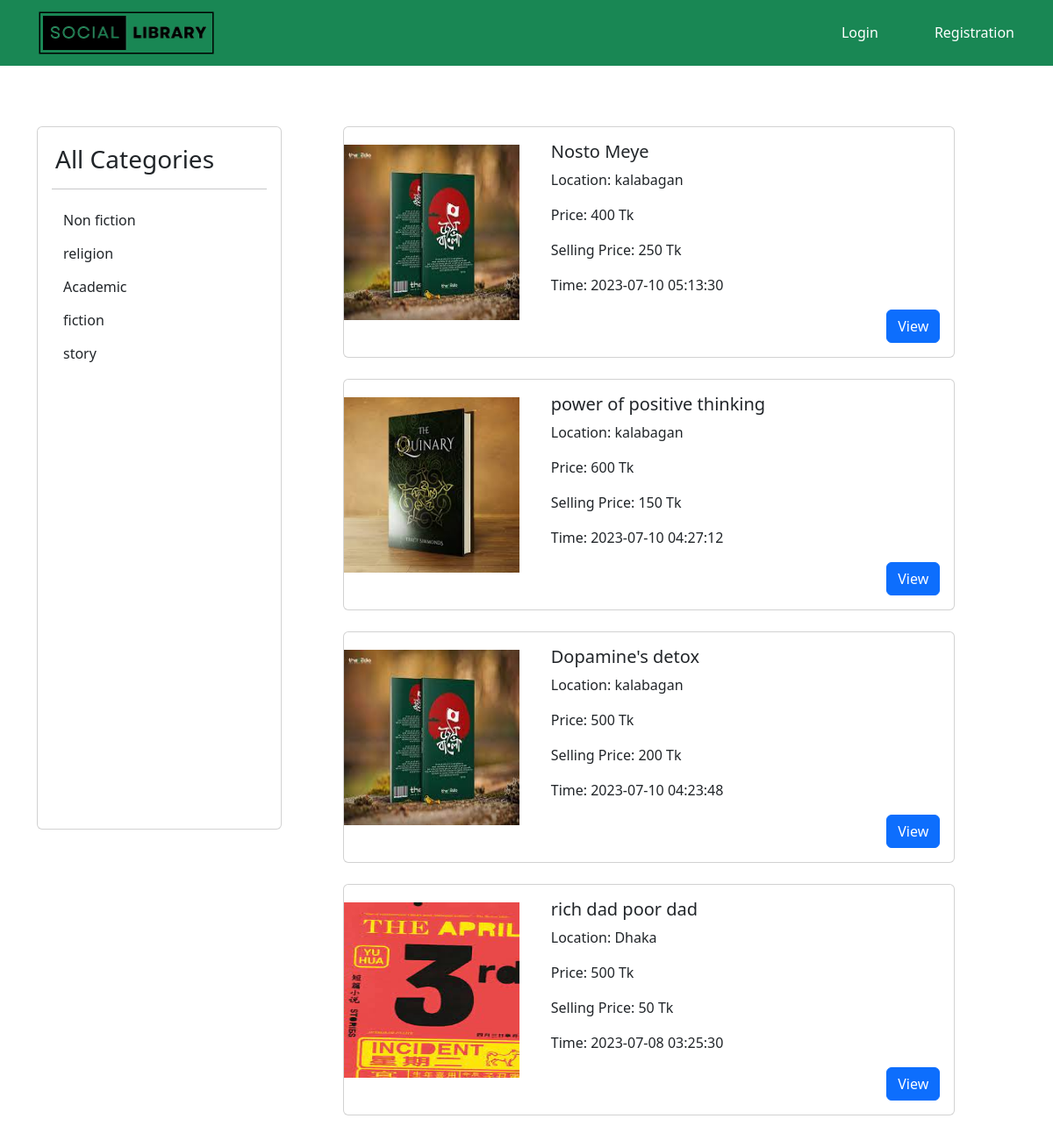
/view_category.php?id=4, run on the app's committed database.
### tables this page shows
CREATE TABLE `categories` (
  `id` int(2) NOT NULL,
  `name` varchar(60) NOT NULL,
  `description` text NOT NULL,
  `image` varchar(128) NOT NULL,
  `created_at` timestamp NOT NULL DEFAULT current_timestamp()
);

CREATE TABLE `images` (
  `id` int(11) NOT NULL,
  `book_id` int(11) NOT NULL,
  `image` varchar(128) NOT NULL,
  `info` varchar(128) NOT NULL
);

CREATE TABLE `books` (
  `id` int(11) NOT NULL,
  `name` varchar(512) NOT NULL,
  `description` text NOT NULL,
  `price` float(8,2) NOT NULL,
  `sellprice` float(8,2) NOT NULL,
  `user_id` int(11) NOT NULL,
  `category_id` int(2) NOT NULL,
  `subcategory_id` int(3) NOT NULL,
  `writer_id` int(5) NOT NULL DEFAULT 0,
  `publisher_id` int(5) NOT NULL,
  `edition` varchar(30) DEFAULT NULL,
  `location` varchar(30) DEFAULT NULL,
  `created_at` timestamp NOT NULL DEFAULT current_timestamp()
);

### view_category.php (the view, shortened to what this page needs)
<?php
require 'connDB.php';
$query = "SELECT * FROM categories";
$result = $conn->query($query);
$cards = '';
if ($result->num_rows > 0) {
    while ($row = $result->fetch_assoc()) {
        $cards .= '<a href="view_category.php?id=' . $row['id'] . '" class="btn">' . $row['name'] . '</a><br>';
    }
}
?>
<!DOCTYPE html>
<html lang="en">
<head>
    <link rel="stylesheet" href="assets/css/bootstrap.min.css">
</head>
<body>
    <nav class="navbar navbar-expand-lg navbar-light bg-success fixed-top ">
        <div class="container-fluid">
            <a style="margin-left: 2rem;" class="navbar-brand" href="home.php">
                <img id="navbrand" src="assets/images/logo.png" alt="Logo">
            </a>
            <ul class="navbar-nav ms-auto mb-2 mb-lg-0">
                <?php if (isset($_SESSION['loggedin']) && $_SESSION['loggedin'] === true) : ?>
                    <li class="nav-item px-4">
                        <a class="nav-link active" href="profile.php">
                            <?php
                            if (isset($_SESSION['profilepic'])) {
                                $profilePic = $_SESSION['profilepic'];
                                echo '<img src="' . $profilePic . '" style="width: 40px; height: 40px;" class="img-fluid rounded-circle" alt="Profile Picture">';
                            } else {
                                echo '<svg xmlns="http://www.w3.org/2000/svg" width="20" height="20" fill="currentColor" class="bi bi-person-bounding-box" viewBox="0 0 16 16">
                                                <path d="M1.5 1a.5.5 0 0 0-.5.5v3a.5.5 0 0 1-1 0v-3A1.5 1.5 0 0 1 1.5 0h3a.5.5 0 0 1 0 1h-3zM11 .5a.5.5 0 0 1 .5-.5h3A1.5 1.5 0 0 1 16 1.5v3a.5.5 0 0 1-1 0v-3a.5.5 0 0 0-.5-.5h-3a.5.5 0 0 1-.5-.5zM.5 11a.5.5 0 0 1 .5.5v3a.5.5 0 0 0 .5.5h3a.5.5 0 0 1 0 1h-3A1.5 1.5 0 0 1 0 14.5v-3a.5.5 0 0 1 .5-.5zm15 0a.5.5 0 0 1 .5.5v3a1.5 1.5 0 0 1-1.5 1.5h-3a.5.5 0 0 1 0-1h3a.5.5 0 0 0 .5-.5v-3a.5.5 0 0 1 .5-.5z" />
                                                <path d="M3 14s-1 0-1-1 1-4 6-4 6 3 6 4-1 1-1 1H3zm8-9a3 3 0 1 1-6 0 3 3 0 0 1 6 0z" />
                                            </svg>';
                            }
                            ?>
                        </a>
                    </li>
                <?php else : ?>
                    <li class="nav-item px-4 ">
                        <a class="nav-link active text-white" href="login.php">Login</a>
                    </li>
                    <li class="nav-item px-4 ">
                        <a class="nav-link active text-white" href="register.php">Registration</a>
                    </li>
                <?php endif; ?>
            </ul>
        </div>
    </nav>
    <div class="container">
      <div class="row g-0 my-5">
        <div class="col-md-3 mt-5">
            <div class="card mt-5 ">
              <div class="card-body vh-100">
              <h3 class="m-1">All Categories</h3> <hr>
              <?php echo $cards; ?>
              </div>
            </div>
        </div>
        <div class="col-md-9 mt-5">
          <div class="col-12 d-flex justify-content-center mt-4">
            <div class="col-md-10">
                <?php
                if (isset($_GET['id'])) {
                    $cat_id = $_GET['id'];
                $servername = "localhost";
                $username = "root";
                $password = "";
                $dbname = "publiclibrary";
                $db = new PDO("mysql:host=$servername;dbname=$dbname", $username, $password);
                $stmt = $db->prepare("SELECT books.*, images.image
                       FROM books
                       JOIN images ON books.id = images.book_id where books.category_id = '$cat_id' ORDER BY books.id DESC");
                $stmt->execute();
                while ($row = $stmt->fetch(PDO::FETCH_ASSOC)) {
                    echo '
             <div class="card my-4">
             <div class="card-container">
                 <img src="' . $row['image'] . '" class="book-cover" alt="Book Cover">
                 <div class="card-body">
                     <h5 class="card-title">' . $row['name'] . '</h5>
                     <p class="card-text">Location: ' . $row['location'] . '</p>
                     <p class="card-text">Price: ' . $row['price'] . ' Tk</p>
                     <p class="card-text">Selling Price: ' . $row['sellprice'] . ' Tk</p>
                     <p class="card-text">Time: ' . $row['created_at'] . '</p>
                     <div class="text-end">
                     <a href="view_book.php?book_id=' . $row['id'] . '" class="btn btn-primary">View</a>
                     </div>
                 </div>
             </div>
         </div>';
                }
                }
                ?>
            </div>
          </div>
        </div>
      </div>
    </div>
</body>
</html>

### view_category.php (style rules this page uses)
#navbrand { max-width: 200px; max-height: 120px; object-fit: cover; }
.card-container { display: flex; }
.card-container .book-cover { width: 200px; height: 200px; margin-top: 20px; margin-right: 20px; }

### data on the page
categories: name "Non fiction"
categories: name "religion"
categories: name "Academic"
categories: name "fiction"
categories: name "story"
images: image (picture), book.name "Nosto Meye", book.location "kalabagan", book.price "400", book.sellprice "250", book.created_at "2023-07-10 05:13:30"
images: image (picture), book.name "power of positive thinking", book.location "kalabagan", book.price "600", book.sellprice "150", book.created_at "2023-07-10 04:27:12"
images: image (picture), book.name "Dopamine's detox", book.location "kalabagan", book.price "500", book.sellprice "200", book.created_at "2023-07-10 04:23:48"
images: image (picture), book.name "rich dad poor dad", book.location "Dhaka", book.price "500", book.sellprice "50", book.created_at "2023-07-08 03:25:30"
